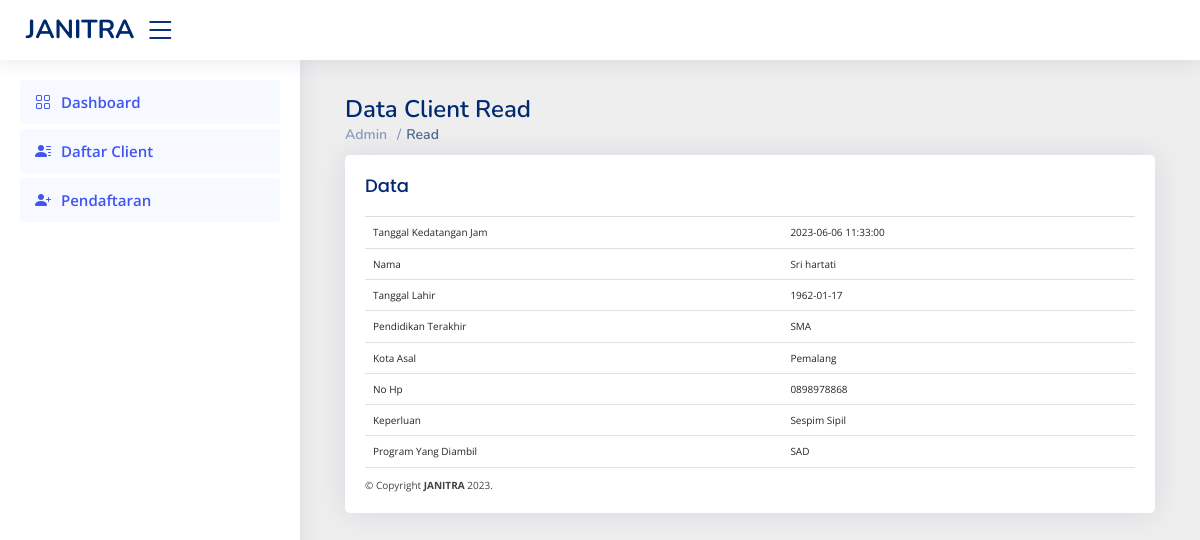
Screenshot of /a_dat/read/46.html with the database file from the repository.
### tables this page shows
CREATE TABLE `kedatangan` (
  `no` int(100) NOT NULL,
  `tanggal_kedatangan_jam` datetime NOT NULL,
  `nama` varchar(500) NOT NULL,
  `tanggal_lahir` date NOT NULL,
  `pendidikan_terakhir` varchar(500) NOT NULL,
  `kota_asal` varchar(500) NOT NULL,
  `no_hp` varchar(40) NOT NULL COMMENT '(+62)',
  `keperluan` varchar(500) NOT NULL,
  `program_yang_diambil` varchar(500) NOT NULL
);

### application/controllers/A_dat.php (called while the page is built, shortened)
<?php
class A_dat extends CI_Controller
{
    function __construct()
    {
        $this->load->model('A_dat_model');
        $this->load->library('form_validation');
    }
    public function read($id)
    {
        $row = $this->A_dat_model->get_by_id($id);
        if ($row) {
            $data = array(
		'no' => $row->no,
		'tanggal_kedatangan_jam' => $row->tanggal_kedatangan_jam,
		'nama' => $row->nama,
		'tanggal_lahir' => $row->tanggal_lahir,
		'pendidikan_terakhir' => $row->pendidikan_terakhir,
		'kota_asal' => $row->kota_asal,
		'no_hp' => $row->no_hp,
		'keperluan' => $row->keperluan,
		'program_yang_diambil' => $row->program_yang_diambil,
	    );
            $this->load->view('a_dat/kedatangan_read', $data);
        } else {
            $this->session->set_flashdata('message', 'Record Not Found');
            redirect(site_url('a_dat'));
        }
    }
}

### index.php (called while the page is built, shortened)
<?php
require_once BASEPATH.'core/CodeIgniter.php';

### application/models/A_dat_model.php (called while the page is built, shortened)
<?php
class A_dat_model extends CI_Model
{
    public $table = 'kedatangan';
    public $id = 'no';
    function get_by_id($id)
    {
        $this->db->where($this->id, $id);
        return $this->db->get($this->table)->row();
    }
}

### application/views/a_dat/kedatangan_read.php (the view, shortened to what this page needs)
<!doctype html>
<html>
    <head>
        <link rel="stylesheet" href="<?php echo base_url('assets/bootstrap/css/bootstrap.min.css') ?>"/>
  <link href="<?php echo base_url('assets/vendor/bootstrap/css/bootstrap.min.css') ?>" rel="stylesheet">
  <link href="<?php echo base_url('assets/vendor/bootstrap-icons/bootstrap-icons.css') ?>" rel="stylesheet">
  <link href="<?php echo base_url('assets/vendor/boxicons/css/boxicons.min.css') ?>" rel="stylesheet">
  <link href="<?php echo base_url('assets/vendor/quill/quill.snow.css') ?>" rel="stylesheet">
  <link href="<?php echo base_url('assets/vendor/quill/quill.bubble.css') ?>" rel="stylesheet">
  <link href="<?php echo base_url('assets/vendor/remixicon/remixicon.css') ?>" rel="stylesheet">
  <link href="<?php echo base_url('assets/vendor/simple-datatables/style.css') ?>" rel="stylesheet">
  <link href="<?php echo base_url('assets/css/style.css') ?>" rel="stylesheet">
    </head>
    <body>
  <header id="header" class="header fixed-top d-flex align-items-center">
    <div class="d-flex align-items-center justify-content-between">
      <div class="logo d-flex align-items-center">
        <span class="d-none d-lg-block">JANITRA</span>
      <i class="bi bi-list toggle-sidebar-btn"></i>
    </div>
  </header>
  <aside id="sidebar" class="sidebar">
    <ul class="sidebar-nav" id="sidebar-nav">
      <li class="nav-item">
        <a class="nav-link " href="http://localhost/janitra/a_home">
          <i class="bi bi-grid"></i>
          <span>Dashboard</span>
        </a>
      </li>
         <li class="nav-item">
        <a class="nav-link " href="http://localhost/janitra/a_dat">
          <i class="bi bi-person-lines-fill"></i>
          <span>Daftar Client</span>
        </a>
      </li>
         <li class="nav-item">
        <a class="nav-link " href="http://localhost/janitra/a_dat/create">
          <i class="bi bi-person-plus-fill"></i>
          <span>Pendaftaran</span>
        </a>
  </aside>
  <main id="main" class="main">
    <div class="pagetitle">
      <h1>Data Client Read </h1>
      <nav>
        <ol class="breadcrumb">
          <li class="breadcrumb-item">Admin</a></li>
          <li class="breadcrumb-item active">Read</li>
        </ol>
    </head>
    <body>
         <div class="card">
            <div class="card-body">
              <h5 class="card-title">Data</h5>
        <table class="table">
        <tr><td>Tanggal Kedatangan Jam</td><td><?php echo $tanggal_kedatangan_jam; ?></td></tr>
        <tr><td>Nama</td><td><?php echo $nama; ?></td></tr>
        <tr><td>Tanggal Lahir</td><td><?php echo $tanggal_lahir; ?></td></tr>
        <tr><td>Pendidikan Terakhir</td><td><?php echo $pendidikan_terakhir; ?></td></tr>
        <tr><td>Kota Asal</td><td><?php echo $kota_asal; ?></td></tr>
        <tr><td>No Hp</td><td><?php echo $no_hp; ?></td></tr>
        <tr><td>Keperluan</td><td><?php echo $keperluan; ?></td></tr>
        <tr><td>Program Yang Diambil</td><td><?php echo $program_yang_diambil; ?></td></tr>
    </table>
    <div class="copyright">
      &copy; Copyright <strong><span>JANITRA</span></strong> 2023.
    </div>
    </body>
</html>

### assets/css/style.css (style rules this page uses)
:root { scroll-behavior: smooth; }
body { font-family: "Open Sans", sans-serif; background: #f6f9ff; color: #444444; }
a { color: #4154f1; text-decoration: none; }
h1, h2, h3, h4, h5, h6 { font-family: "Nunito", sans-serif; }
#main { margin-top: 60px; padding: 20px 30px; transition: all 0.3s; }
.pagetitle { margin-bottom: 10px; }
.pagetitle h1 { font-size: 24px; margin-bottom: 0; font-weight: 600; color: #012970; }
.card { margin-bottom: 30px; border: none; border-radius: 5px; box-shadow: 0px 0 30px rgba(1, 41, 112, 0.1); }
.card-title { padding: 20px 0 15px 0; font-size: 18px; font-weight: 500; color: #012970; font-family: "Poppins", sans-serif; }
.card-body { padding: 0 20px 20px 20px; }
.breadcrumb { font-size: 14px; font-family: "Nunito", sans-serif; color: #899bbd; font-weight: 600; }
.breadcrumb .breadcrumb-item::before { color: #899bbd; }
.breadcrumb .active { color: #51678f; font-weight: 600; }
.logo { line-height: 1; }
@media (min-width: 1200px) { .logo { width: 280px; } }
.logo span { font-size: 26px; font-weight: 700; color: #012970; font-family: "Nunito", sans-serif; }
.header { transition: all 0.5s; z-index: 997; height: 60px; box-shadow: 0px 2px 20px rgba(1, 41, 112, 0.1); background-color: #fff; padding-left: 20px; }
.header .toggle-sidebar-btn { font-size: 32px; padding-left: 10px; cursor: pointer; color: #012970; }
.sidebar { position: fixed; top: 60px; left: 0; bottom: 0; width: 300px; z-index: 996; transition: all 0.3s; padding: 20px; overflow-y: auto; scrollbar-width: thin; scrollbar-color: #aab7cf transparent; box-shadow: 0px 0px 20px rgba(1, 41, 112, 0.1); background-color: #fff; }
@media (min-width: 1200px) { #main, #footer { margin-left: 300px; } }
.sidebar-nav { padding: 0; margin: 0; list-style: none; }
.sidebar-nav li { padding: 0; margin: 0; list-style: none; }
.sidebar-nav .nav-item { margin-bottom: 5px; }
.sidebar-nav .nav-link { display: flex; align-items: center; font-size: 15px; font-weight: 600; color: #4154f1; transition: 0.3; background: #f6f9ff; padding: 10px 15px; border-radius: 4px; }
.sidebar-nav .nav-link i { font-size: 16px; margin-right: 10px; color: #4154f1; }
body { background:#eee; }

### application/views/a_dat/kedatangan_read.php (style rules this page uses)
body { padding: 15px; }

### rows the page displays
kedatangan: tanggal_kedatangan_jam "2023-06-06 11:33:00", nama "Sri hartati", tanggal_lahir "1962-01-17", pendidikan_terakhir "SMA", kota_asal "Pemalang", no_hp "0898978868", keperluan "Sespim Sipil", program_yang_diambil "SAD"
